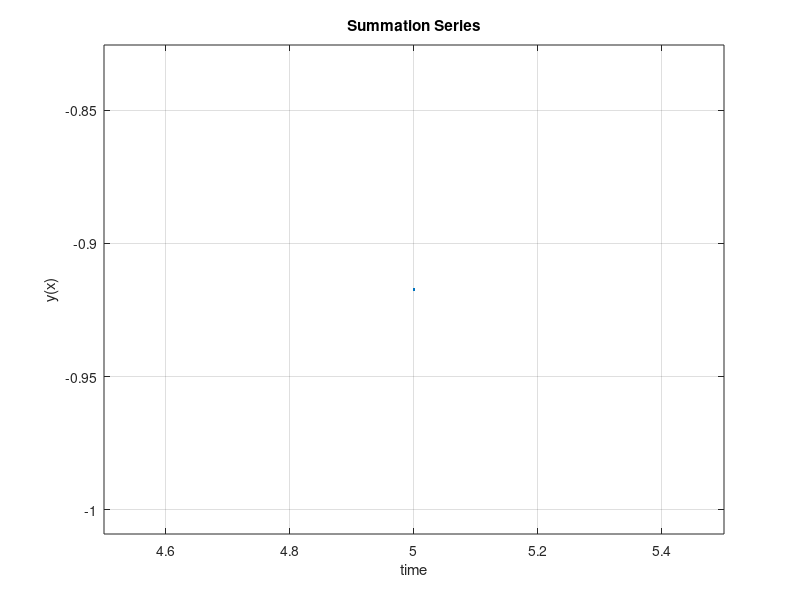

The MATLAB script that drew this image:
% Anthony Sevarino
% CET 3464 - Summer 2024
% Professor Massod Ejaz
% Matlab Exam
% Problem #1
%---------------------------------------
a = input('Please enter a vector over which the summation will be conducted: ');
t = input('Please enter time over which values of y are calculated for each a: ');
y = zeros(size(t));

for k=1:length(a)
  y = y + 5.*sin(2.*a(k)*t).*cos(6.*a(k)*t)
end

plot(t, y, 'Linewidth', 3), xlabel('time'), ylabel('y(x)'), title('Summation Series'), grid, axis('tight')

